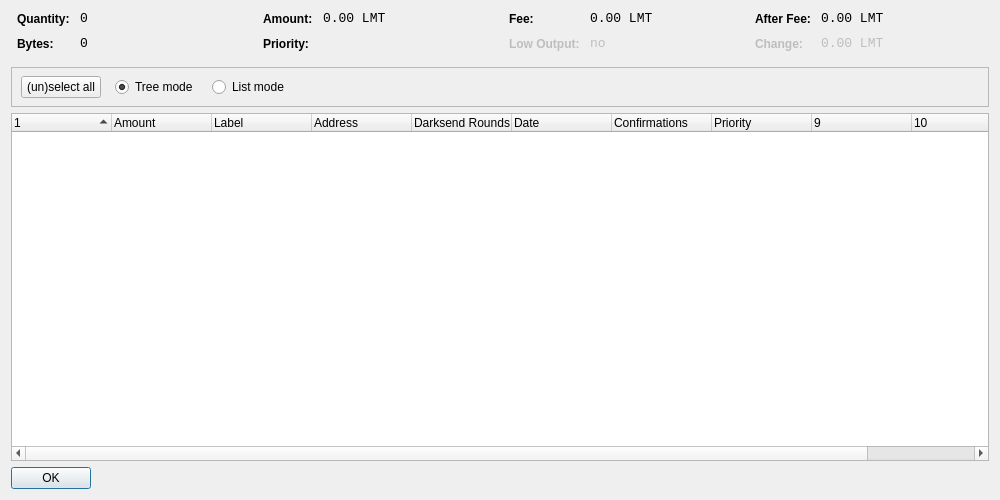
<?xml version="1.0" encoding="UTF-8"?>
<ui version="4.0">
 <class>CoinControlDialog</class>
 <widget class="QDialog" name="CoinControlDialog">
  <property name="geometry">
   <rect>
    <x>0</x>
    <y>0</y>
    <width>1000</width>
    <height>500</height>
   </rect>
  </property>
  <property name="windowTitle">
   <string>Coin Control</string>
  </property>
  <layout class="QVBoxLayout" name="verticalLayout">
   <item>
    <layout class="QHBoxLayout" name="horizontalLayoutTop" stretch="0,0,0,0">
     <property name="topMargin">
      <number>0</number>
     </property>
     <property name="bottomMargin">
      <number>10</number>
     </property>
     <item>
      <layout class="QFormLayout" name="formLayoutCoinControl1">
       <property name="horizontalSpacing">
        <number>10</number>
       </property>
       <property name="verticalSpacing">
        <number>10</number>
       </property>
       <property name="leftMargin">
        <number>6</number>
       </property>
       <property name="rightMargin">
        <number>6</number>
       </property>
       <item row="0" column="0">
        <widget class="QLabel" name="labelCoinControlQuantityText">
         <property name="styleSheet">
          <string notr="true">font-weight:bold;</string>
         </property>
         <property name="text">
          <string>Quantity:</string>
         </property>
        </widget>
       </item>
       <item row="0" column="1">
        <widget class="QLabel" name="labelCoinControlQuantity">
         <property name="font">
          <font>
           <family>Monospace</family>
           <pointsize>10</pointsize>
          </font>
         </property>
         <property name="cursor">
          <cursorShape>IBeamCursor</cursorShape>
         </property>
         <property name="contextMenuPolicy">
          <enum>Qt::ActionsContextMenu</enum>
         </property>
         <property name="text">
          <string notr="true">0</string>
         </property>
         <property name="textInteractionFlags">
          <set>Qt::LinksAccessibleByMouse|Qt::TextSelectableByKeyboard|Qt::TextSelectableByMouse</set>
         </property>
        </widget>
       </item>
       <item row="1" column="0">
        <widget class="QLabel" name="labelCoinControlBytesText">
         <property name="styleSheet">
          <string notr="true">font-weight:bold;</string>
         </property>
         <property name="text">
          <string>Bytes:</string>
         </property>
        </widget>
       </item>
       <item row="1" column="1">
        <widget class="QLabel" name="labelCoinControlBytes">
         <property name="font">
          <font>
           <family>Monospace</family>
           <pointsize>10</pointsize>
          </font>
         </property>
         <property name="cursor">
          <cursorShape>IBeamCursor</cursorShape>
         </property>
         <property name="contextMenuPolicy">
          <enum>Qt::ActionsContextMenu</enum>
         </property>
         <property name="text">
          <string notr="true">0</string>
         </property>
         <property name="textInteractionFlags">
          <set>Qt::LinksAccessibleByMouse|Qt::TextSelectableByKeyboard|Qt::TextSelectableByMouse</set>
         </property>
        </widget>
       </item>
      </layout>
     </item>
     <item>
      <layout class="QFormLayout" name="formLayoutCoinControl2">
       <property name="horizontalSpacing">
        <number>10</number>
       </property>
       <property name="verticalSpacing">
        <number>10</number>
       </property>
       <property name="leftMargin">
        <number>6</number>
       </property>
       <property name="rightMargin">
        <number>6</number>
       </property>
       <item row="0" column="0">
        <widget class="QLabel" name="labelCoinControlAmountText">
         <property name="styleSheet">
          <string notr="true">font-weight:bold;</string>
         </property>
         <property name="text">
          <string>Amount:</string>
         </property>
        </widget>
       </item>
       <item row="0" column="1">
        <widget class="QLabel" name="labelCoinControlAmount">
         <property name="font">
          <font>
           <family>Monospace</family>
           <pointsize>10</pointsize>
          </font>
         </property>
         <property name="cursor">
          <cursorShape>IBeamCursor</cursorShape>
         </property>
         <property name="contextMenuPolicy">
          <enum>Qt::ActionsContextMenu</enum>
         </property>
         <property name="text">
          <string notr="true">0.00 LMT</string>
         </property>
         <property name="textInteractionFlags">
          <set>Qt::LinksAccessibleByMouse|Qt::TextSelectableByKeyboard|Qt::TextSelectableByMouse</set>
         </property>
        </widget>
       </item>
       <item row="1" column="0">
        <widget class="QLabel" name="labelCoinControlPriorityText">
         <property name="styleSheet">
          <string notr="true">font-weight:bold;</string>
         </property>
         <property name="text">
          <string>Priority:</string>
         </property>
        </widget>
       </item>
       <item row="1" column="1">
        <widget class="QLabel" name="labelCoinControlPriority">
         <property name="font">
          <font>
           <family>Monospace</family>
           <pointsize>10</pointsize>
          </font>
         </property>
         <property name="cursor">
          <cursorShape>IBeamCursor</cursorShape>
         </property>
         <property name="contextMenuPolicy">
          <enum>Qt::ActionsContextMenu</enum>
         </property>
         <property name="text">
          <string/>
         </property>
         <property name="textInteractionFlags">
          <set>Qt::LinksAccessibleByMouse|Qt::TextSelectableByKeyboard|Qt::TextSelectableByMouse</set>
         </property>
        </widget>
       </item>
      </layout>
     </item>
     <item>
      <layout class="QFormLayout" name="formLayoutCoinControl3">
       <property name="horizontalSpacing">
        <number>10</number>
       </property>
       <property name="verticalSpacing">
        <number>10</number>
       </property>
       <property name="leftMargin">
        <number>6</number>
       </property>
       <property name="rightMargin">
        <number>6</number>
       </property>
       <item row="0" column="0">
        <widget class="QLabel" name="labelCoinControlFeeText">
         <property name="styleSheet">
          <string notr="true">font-weight:bold;</string>
         </property>
         <property name="text">
          <string>Fee:</string>
         </property>
        </widget>
       </item>
       <item row="0" column="1">
        <widget class="QLabel" name="labelCoinControlFee">
         <property name="font">
          <font>
           <family>Monospace</family>
           <pointsize>10</pointsize>
          </font>
         </property>
         <property name="cursor">
          <cursorShape>IBeamCursor</cursorShape>
         </property>
         <property name="contextMenuPolicy">
          <enum>Qt::ActionsContextMenu</enum>
         </property>
         <property name="text">
          <string notr="true">0.00 LMT</string>
         </property>
         <property name="textInteractionFlags">
          <set>Qt::LinksAccessibleByMouse|Qt::TextSelectableByKeyboard|Qt::TextSelectableByMouse</set>
         </property>
        </widget>
       </item>
       <item row="1" column="0">
        <widget class="QLabel" name="labelCoinControlLowOutputText">
         <property name="enabled">
          <bool>false</bool>
         </property>
         <property name="styleSheet">
          <string notr="true">font-weight:bold;</string>
         </property>
         <property name="text">
          <string>Low Output:</string>
         </property>
        </widget>
       </item>
       <item row="1" column="1">
        <widget class="QLabel" name="labelCoinControlLowOutput">
         <property name="enabled">
          <bool>false</bool>
         </property>
         <property name="font">
          <font>
           <family>Monospace</family>
           <pointsize>10</pointsize>
          </font>
         </property>
         <property name="cursor">
          <cursorShape>IBeamCursor</cursorShape>
         </property>
         <property name="contextMenuPolicy">
          <enum>Qt::ActionsContextMenu</enum>
         </property>
         <property name="text">
          <string notr="true">no</string>
         </property>
         <property name="textInteractionFlags">
          <set>Qt::LinksAccessibleByMouse|Qt::TextSelectableByKeyboard|Qt::TextSelectableByMouse</set>
         </property>
        </widget>
       </item>
      </layout>
     </item>
     <item>
      <layout class="QFormLayout" name="formLayoutCoinControl4">
       <property name="horizontalSpacing">
        <number>10</number>
       </property>
       <property name="verticalSpacing">
        <number>10</number>
       </property>
       <property name="leftMargin">
        <number>6</number>
       </property>
       <property name="rightMargin">
        <number>6</number>
       </property>
       <item row="0" column="0">
        <widget class="QLabel" name="labelCoinControlAfterFeeText">
         <property name="styleSheet">
          <string notr="true">font-weight:bold;</string>
         </property>
         <property name="text">
          <string>After Fee:</string>
         </property>
        </widget>
       </item>
       <item row="0" column="1">
        <widget class="QLabel" name="labelCoinControlAfterFee">
         <property name="font">
          <font>
           <family>Monospace</family>
           <pointsize>10</pointsize>
          </font>
         </property>
         <property name="cursor">
          <cursorShape>IBeamCursor</cursorShape>
         </property>
         <property name="contextMenuPolicy">
          <enum>Qt::ActionsContextMenu</enum>
         </property>
         <property name="text">
          <string notr="true">0.00 LMT</string>
         </property>
         <property name="textInteractionFlags">
          <set>Qt::LinksAccessibleByMouse|Qt::TextSelectableByKeyboard|Qt::TextSelectableByMouse</set>
         </property>
        </widget>
       </item>
       <item row="1" column="0">
        <widget class="QLabel" name="labelCoinControlChangeText">
         <property name="enabled">
          <bool>false</bool>
         </property>
         <property name="styleSheet">
          <string notr="true">font-weight:bold;</string>
         </property>
         <property name="text">
          <string>Change:</string>
         </property>
        </widget>
       </item>
       <item row="1" column="1">
        <widget class="QLabel" name="labelCoinControlChange">
         <property name="enabled">
          <bool>false</bool>
         </property>
         <property name="font">
          <font>
           <family>Monospace</family>
           <pointsize>10</pointsize>
          </font>
         </property>
         <property name="cursor">
          <cursorShape>IBeamCursor</cursorShape>
         </property>
         <property name="contextMenuPolicy">
          <enum>Qt::ActionsContextMenu</enum>
         </property>
         <property name="text">
          <string notr="true">0.00 LMT</string>
         </property>
         <property name="textInteractionFlags">
          <set>Qt::LinksAccessibleByMouse|Qt::TextSelectableByKeyboard|Qt::TextSelectableByMouse</set>
         </property>
        </widget>
       </item>
      </layout>
     </item>
    </layout>
   </item>
   <item>
    <widget class="QFrame" name="frame">
     <property name="minimumSize">
      <size>
       <width>0</width>
       <height>40</height>
      </size>
     </property>
     <property name="frameShape">
      <enum>QFrame::StyledPanel</enum>
     </property>
     <property name="frameShadow">
      <enum>QFrame::Sunken</enum>
     </property>
     <widget class="QWidget" name="horizontalLayoutWidget">
      <property name="geometry">
       <rect>
        <x>10</x>
        <y>0</y>
        <width>781</width>
        <height>41</height>
       </rect>
      </property>
      <layout class="QHBoxLayout" name="horizontalLayoutPanel" stretch="0,0,0,0,0">
       <property name="spacing">
        <number>14</number>
       </property>
       <item>
        <widget class="QPushButton" name="pushButtonSelectAll">
         <property name="sizePolicy">
          <sizepolicy hsizetype="Maximum" vsizetype="Fixed">
           <horstretch>0</horstretch>
           <verstretch>0</verstretch>
          </sizepolicy>
         </property>
         <property name="text">
          <string>(un)select all</string>
         </property>
        </widget>
       </item>
       <item>
        <widget class="QRadioButton" name="radioTreeMode">
         <property name="sizePolicy">
          <sizepolicy hsizetype="Maximum" vsizetype="Fixed">
           <horstretch>0</horstretch>
           <verstretch>0</verstretch>
          </sizepolicy>
         </property>
         <property name="text">
          <string>Tree mode</string>
         </property>
         <property name="checked">
          <bool>true</bool>
         </property>
        </widget>
       </item>
       <item>
        <widget class="QRadioButton" name="radioListMode">
         <property name="sizePolicy">
          <sizepolicy hsizetype="Maximum" vsizetype="Fixed">
           <horstretch>0</horstretch>
           <verstretch>0</verstretch>
          </sizepolicy>
         </property>
         <property name="text">
          <string>List mode</string>
         </property>
        </widget>
       </item>
       <item>
        <spacer name="horizontalSpacer">
         <property name="orientation">
          <enum>Qt::Horizontal</enum>
         </property>
         <property name="sizeHint" stdset="0">
          <size>
           <width>40</width>
           <height>20</height>
          </size>
         </property>
        </spacer>
       </item>
      </layout>
     </widget>
    </widget>
   </item>
   <item>
    <widget class="CoinControlTreeWidget" name="treeWidget">
     <property name="contextMenuPolicy">
      <enum>Qt::CustomContextMenu</enum>
     </property>
     <property name="sortingEnabled">
      <bool>false</bool>
     </property>
     <property name="columnCount">
      <number>11</number>
     </property>
     <attribute name="headerShowSortIndicator" stdset="0">
      <bool>true</bool>
     </attribute>
     <attribute name="headerStretchLastSection">
      <bool>false</bool>
     </attribute>
     <column>
      <property name="text">
       <string/>
      </property>
     </column>
     <column>
      <property name="text">
       <string>Amount</string>
      </property>
     </column>
     <column>
      <property name="text">
       <string>Label</string>
      </property>
     </column>
     <column>
      <property name="text">
       <string>Address</string>
      </property>
     </column>
     <column>
      <property name="text">
       <string>Darksend Rounds</string>
      </property>
    </column>
     <column>
      <property name="text">
       <string>Date</string>
      </property>
     </column>
     <column>
      <property name="text">
       <string>Confirmations</string>
      </property>
      <property name="toolTip">
       <string>Confirmed</string>
      </property>
     </column>
     <column>
      <property name="text">
       <string>Priority</string>
      </property>
     </column>
     <column>
      <property name="text">
       <string/>
      </property>
     </column>
     <column>
      <property name="text">
       <string/>
      </property>
     </column>
     <column>
      <property name="text">
       <string/>
      </property>
     </column>
     <column>
      <property name="text">
       <string/>
      </property>
     </column>
    </widget>
   </item>
   <item>
    <widget class="QDialogButtonBox" name="buttonBox">
     <property name="sizePolicy">
      <sizepolicy hsizetype="Maximum" vsizetype="Fixed">
       <horstretch>0</horstretch>
       <verstretch>0</verstretch>
      </sizepolicy>
     </property>
     <property name="orientation">
      <enum>Qt::Horizontal</enum>
     </property>
     <property name="standardButtons">
      <set>QDialogButtonBox::Ok</set>
     </property>
    </widget>
   </item>
  </layout>
 </widget>
 <customwidgets>
  <customwidget>
   <class>CoinControlTreeWidget</class>
   <extends>QTreeWidget</extends>
   <header>coincontroltreewidget.h</header>
  </customwidget>
 </customwidgets>
 <resources/>
 <connections/>
</ui>
